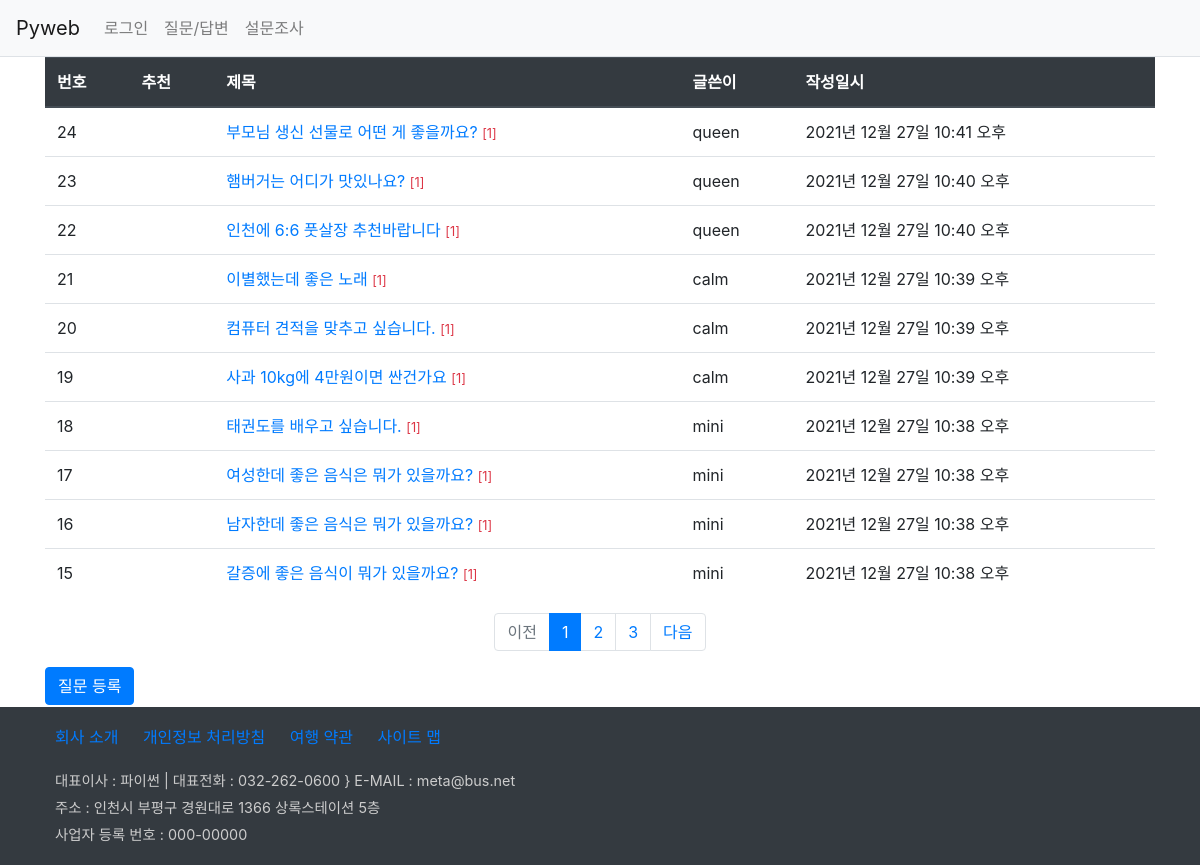
Page /board/boardlist/ on the earlier database version.
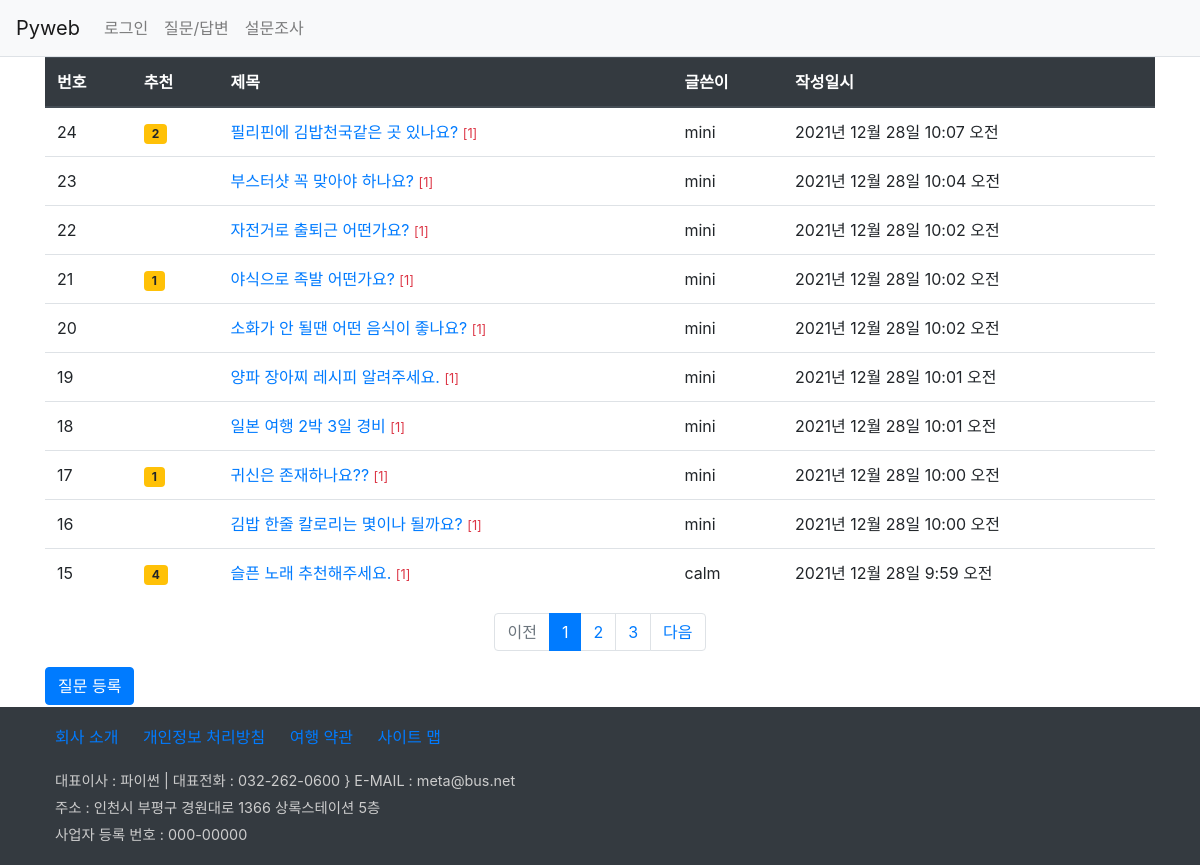
Same page on the later database version.
### board/models.py (models this page shows, shortened)
class Question(models.Model):
    author = models.ForeignKey(User, on_delete=models.CASCADE, related_name='author_question')
    subject = models.CharField(max_length=100)  #제목 칼럼
    content = models.TextField()                #질문 내용
    create_date = models.DateTimeField()        #질문 작성일
    modify_date = models.DateTimeField(null=True, blank=True)  #질문 수정일
    voter = models.ManyToManyField(User, related_name='voter_question')        #추천수

### board/views.py (the view)
# urls.py: path('boardlist/', views.boardlist, name='boardlist'),
def boardlist(request):
    question_list = Question.objects.order_by('-create_date')#작성일 내림차순
    page = request.GET.get('page', 1)  #127.0.0.1:8000/ 기본 1페이지임
    paginator = Paginator(question_list, 10) #페이지당 10개씩 설정
    page_obj = paginator.get_page(page)    #페이지 가져오기
    return render(request, 'board/question_list.html',{'question_list':page_obj})

### board/templatetags/board_filter.py (called while the page is built)
@register.filter
def sub(value, arg):   #기존값(value)에서 arg를 빼서 반환함
    return value - arg

### templates/board/question_list.html
{% extends 'base.html' %}
{% load board_filter %}
{% block content %}
<div class="container">
    <section>
        <table class="table">
            <thead class="thead-dark">
                <tr>
                    <th>번호</th><th>추천</th><th>제목</th><th>글쓴이</th><th>작성일시</th>
                </tr>
            </thead>
            <tbody>
                {% if question_list %}
                    {% for question in question_list  %}
                    <tr>
                        <td>{{ question_list.paginator.count|sub:question_list.start_index|sub:forloop.counter0|add:1 }}</td>
                        <td>
                            {% if question.voter.all.count > 0 %}
                            <span class="badge badge-warning px-2 py-1">
                                {{ question.voter.all.count }}
                            </span>
                            {% endif %}
                        </td>
                        <td>
                            <a href="{% url 'board:detail' question.id %}">
                                {{ question.subject }}
                            </a>
                            {% if question.answer_set.count > 0 %}
                              <span class="text-danger small">[{{ question.answer_set.count }}]</span>
                            {% endif %}
                        </td>
                        <td>{{ question.author }}</td>
                        <td>{{ question.create_date }}</td>
                    </tr>
                    {% endfor %}
                {% else %}
                <p>질문이 없습니다.</p>
                {% endif %}
            </tbody>
        </table>
        <ul class="pagination justify-content-center">
            {% if question_list.has_previous %}
            <li class="page-item">
                <a class="page-link"
                   href="?page={{ question_list.previous_page_number }}">이전</a>
            </li>
            {% else %}
            <li class="page-item disabled">
                <a class="page-link" href="#">이전</a>
            </li>
            {% endif %}
            {% for page_number in question_list.paginator.page_range %}
                {% if page_number == question_list.number %}
                <li class="page-item active">
                    <a class="page-link"
                       href="?page={{ page_number }}">{{ page_number }}</a>
                </li>
                {% else %}
                <li class="page-item">
                    <a class="page-link"
                       href="?page={{ page_number }}">{{ page_number }}</a>
                </li>
                {% endif %}
            {% endfor %}
            {% if question_list.has_next %}
            <li class="page-item">
                <a class="page-link"
                   href="?page={{ question_list.next_page_number }}">다음</a>
            </li>
            {% else %}
            <li class="page-item disabled">
                <a class="page-link" href="#">다음</a>
            </li>
            {% endif %}
        </ul>
        <a class="btn btn-primary"
           href="{% url 'board:question_create' %}">질문 등록</a>
    </section>
</div>
{% endblock %}

### templates/base.html (shortened to what this page needs)
{% load static %}
<!DOCTYPE html>
<html lang="en">
<head>
    <link rel="stylesheet" href="{% static 'board/css/bootstrap.css' %}">
    <link rel="stylesheet" href="{% static 'board/css/style.css' %}">
</head>
<body>
{% include 'navbar.html' %}
{% block content %}{% endblock %}
{% include 'footer.html' %}
</body>
</html>

### templates/navbar.html (shortened to what this page needs)
<nav class="navbar navbar-expand-lg navbar-light bg-light border-bottom">
    <a class="navbar-brand" href="{% url 'board:index' %}">Pyweb</a>
    <div class="collapse navbar-collapse flex-grow-0" id="navbarNav">
        <ul class="navbar-nav">
            <li class="nav-item" >
                {% if user.is_authenticated %}
                    <a class="nav-link" href="{% url 'common:logout' %}">
                        {{ user.username }}(로그아웃)
                    </a>
                {% else %}
                    <a class="nav-link" href="{% url 'common:login' %}">로그인</a>
                {% endif %}
            </li>
            <li class="nav-item">
                <a class="nav-link" href="{% url 'board:boardlist' %}">질문/답변</a>
            </li>
            <li class="nav-item">
                <a class="nav-link" href="{% url 'poll:index' %}">설문조사</a>
            </li>
        </ul>
    </div>
</nav>

### templates/footer.html
<footer class="p-2 bg-dark">
  <div class="container">
    <ul class="list-inline">
      <li><a href="#">회사 소개</a></li>
      <li><a href="#">개인정보 처리방침</a></li>
      <li><a href="#">여행 약관</a></li>
      <li><a href="#">사이트 맵</a></li>
    </ul>
    <address>
      <p>대표이사 : 파이썬 | 대표전화 : 032-262-0600 } E-MAIL : meta@bus.net</p>
      <p>주소 : 인천시 부평구 경원대로 1366 상록스테이션 5층</p>
      <p>사업자 등록 번호 : 000-00000</p>
    </address>
  </div>
</footer>

### static/board/css/style.css (style rules this page uses)
section { height: 650px; }
footer .list-inline li { display:inline-block; margin:10px; }
footer address { margin-left: 10px; color: #ccc; }
footer address p { line-height: 0.7rem; font-size:0.9rem; }

Differences in the rows shown:
removed Question: paginator.count|sub "24", subject "부모님 생신 선물로 어떤 게 좋을까요?", answer_set.count "1", author "queen", create_date "2021년 12월 27일 10:41 오후"
removed Question: paginator.count|sub "23", subject "햄버거는 어디가 맛있나요?", answer_set.count "1", author "queen", create_date "2021년 12월 27일 10:40 오후"
removed Question: paginator.count|sub "22", subject "인천에 6:6 풋살장 추천바랍니다", answer_set.count "1", author "queen", create_date "2021년 12월 27일 10:40 오후"
removed Question: paginator.count|sub "21", subject "이별했는데 좋은 노래", answer_set.count "1", author "calm", create_date "2021년 12월 27일 10:39 오후"
removed Question: paginator.count|sub "20", subject "컴퓨터 견적을 맞추고 싶습니다.", answer_set.count "1", author "calm", create_date "2021년 12월 27일 10:39 오후"
removed Question: paginator.count|sub "19", subject "사과 10kg에 4만원이면 싼건가요", answer_set.count "1", author "calm", create_date "2021년 12월 27일 10:39 오후"
removed Question: paginator.count|sub "18", subject "태권도를 배우고 싶습니다.", answer_set.count "1", author "mini", create_date "2021년 12월 27일 10:38 오후"
removed Question: paginator.count|sub "17", subject "여성한데 좋은 음식은 뭐가 있을까요?", answer_set.count "1", author "mini", create_date "2021년 12월 27일 10:38 오후"
removed Question: paginator.count|sub "16", subject "남자한데 좋은 음식은 뭐가 있을까요?", answer_set.count "1", author "mini", create_date "2021년 12월 27일 10:38 오후"
removed Question: paginator.count|sub "15", subject "갈증에 좋은 음식이 뭐가 있을까요?", answer_set.count "1", author "mini", create_date "2021년 12월 27일 10:38 오후"
added Question: paginator.count|sub "24", voter.all.count "2", subject "필리핀에 김밥천국같은 곳 있나요?", answer_set.count "1", author "mini", create_date "2021년 12월 28일 10:07 오전"
added Question: paginator.count|sub "23", subject "부스터샷 꼭 맞아야 하나요?", answer_set.count "1", author "mini", create_date "2021년 12월 28일 10:04 오전"
added Question: paginator.count|sub "22", subject "자전거로 출퇴근 어떤가요?", answer_set.count "1", author "mini", create_date "2021년 12월 28일 10:02 오전"
added Question: paginator.count|sub "21", voter.all.count "1", subject "야식으로 족발 어떤가요?", answer_set.count "1", author "mini", create_date "2021년 12월 28일 10:02 오전"
added Question: paginator.count|sub "20", subject "소화가 안 될땐 어떤 음식이 좋나요?", answer_set.count "1", author "mini", create_date "2021년 12월 28일 10:02 오전"
added Question: paginator.count|sub "19", subject "양파 장아찌 레시피 알려주세요.", answer_set.count "1", author "mini", create_date "2021년 12월 28일 10:01 오전"
added Question: paginator.count|sub "18", subject "일본 여행 2박 3일 경비", answer_set.count "1", author "mini", create_date "2021년 12월 28일 10:01 오전"
added Question: paginator.count|sub "17", voter.all.count "1", subject "귀신은 존재하나요??", answer_set.count "1", author "mini", create_date "2021년 12월 28일 10:00 오전"
added Question: paginator.count|sub "16", subject "김밥 한줄 칼로리는 몇이나 될까요?", answer_set.count "1", author "mini", create_date "2021년 12월 28일 10:00 오전"
added Question: paginator.count|sub "15", voter.all.count "4", subject "슬픈 노래 추천해주세요.", answer_set.count "1", author "calm", create_date "2021년 12월 28일 9:59 오전"
